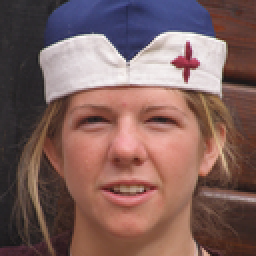
#> input picture Scripts/Combined/dataset/031/00342.png, 128 x 128 px, given in place of 031, which was not available (shown 2 times larger)
$ python -i training.py   (imports and definitions only)
#> lines starting #> are read from the running program, lines starting #| are printed output that depends on the picture
import cv2
import numpy as np
from PIL import Image
import os


def train():
    # Path for face image database
    path = '/home/pi/Scripts/facial_recognition/dataset'

    recognizer = cv2.face.LBPHFaceRecognizer_create()

    detector = cv2.CascadeClassifier("haarcascade_frontalface_default.xml");

    # function to get the images and label data
    def getImagesAndLabels(path):

        imagePaths = [os.path.join(path, f) for f in os.listdir(path)]
        faceSamples = []
        ids = []

        for imagePath in imagePaths:

            PIL_img = Image.open(imagePath).convert('L')  # convert it to grayscale
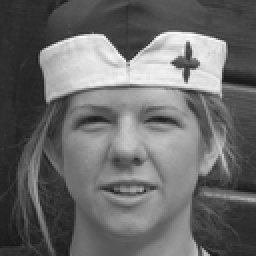
#> PIL_img: PIL image 128x128 L (shown 2 times larger); min 23, max 254, mean 106.2
            img_numpy = np.array(PIL_img, 'uint8')

#> (the run stopped early here; a loop or call above may not have finished)

$ run again, on Scripts/Combined/dataset/Bryan/image_192.jpg
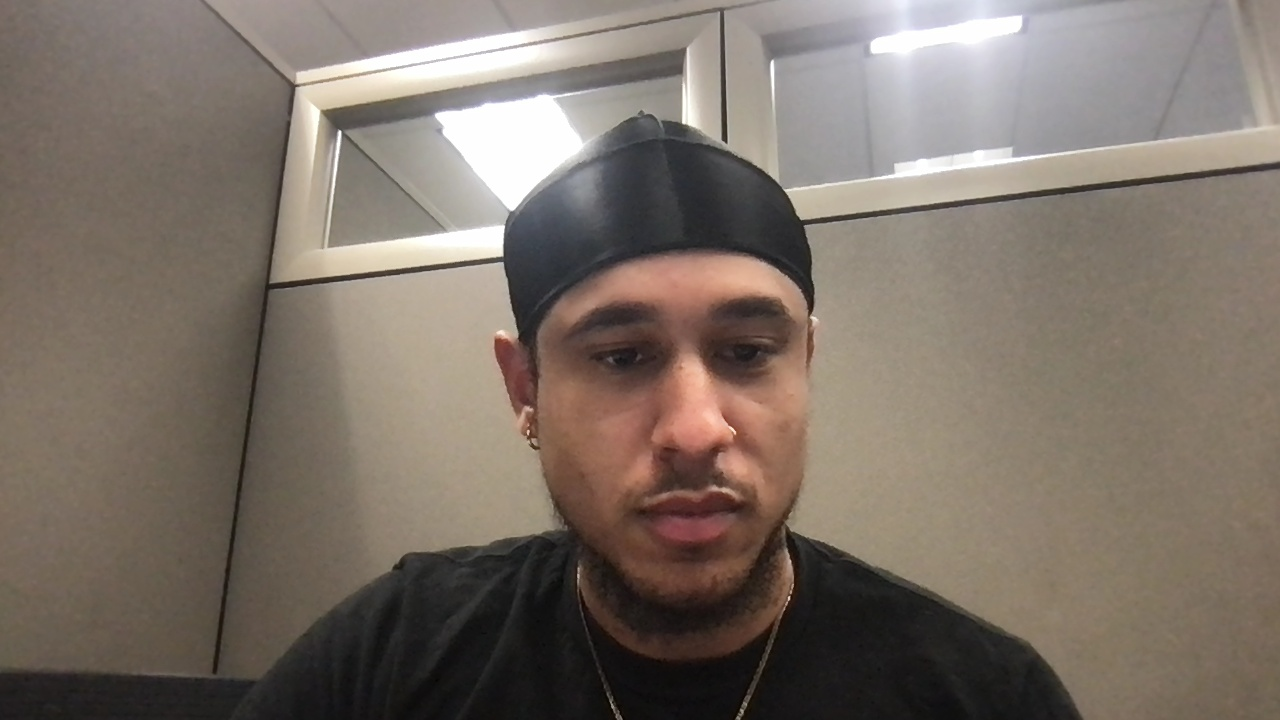
#> input picture Scripts/Combined/dataset/Bryan/image_192.jpg, 1280 x 720 px, given in place of 031, which was not available
#> in getImagesAndLabels, `PIL_img = Image.open(imagePath).convert('L')`:
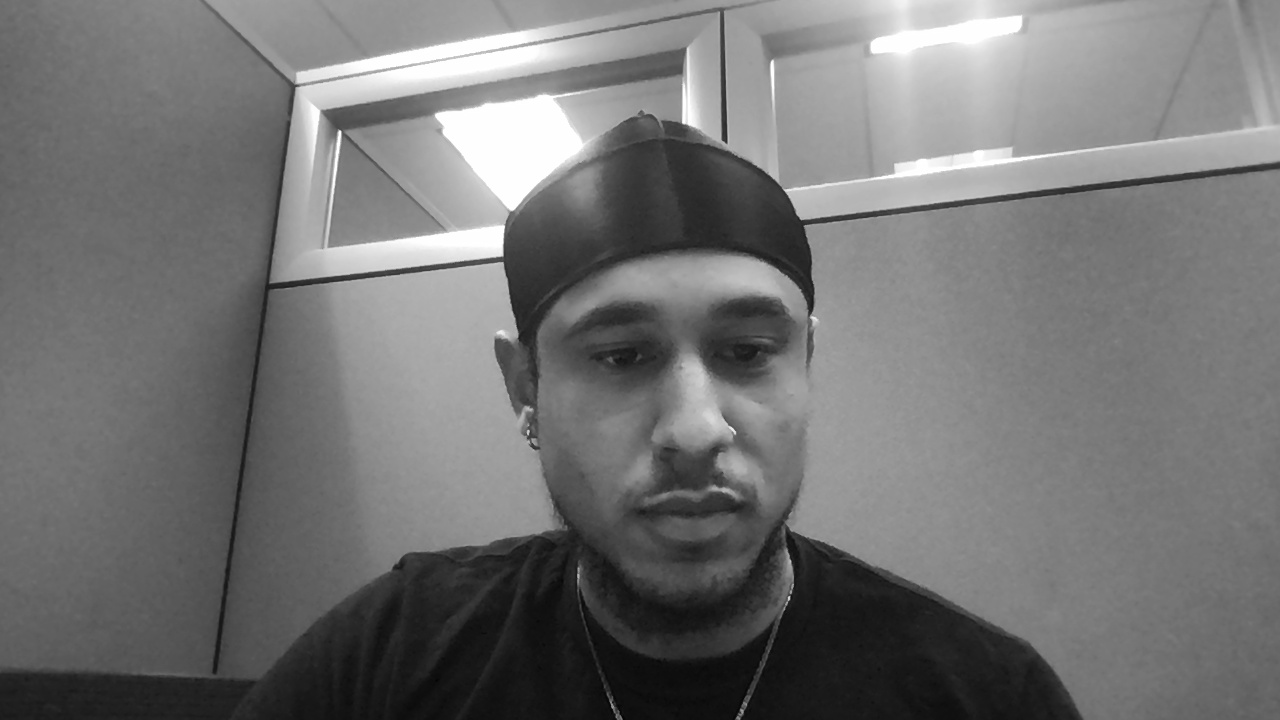
#> PIL_img: PIL image 1280x720 L; min 3, max 255, mean 115.5

$ run again, on Scripts/Combined/dataset/Enisha/image_23.jpg
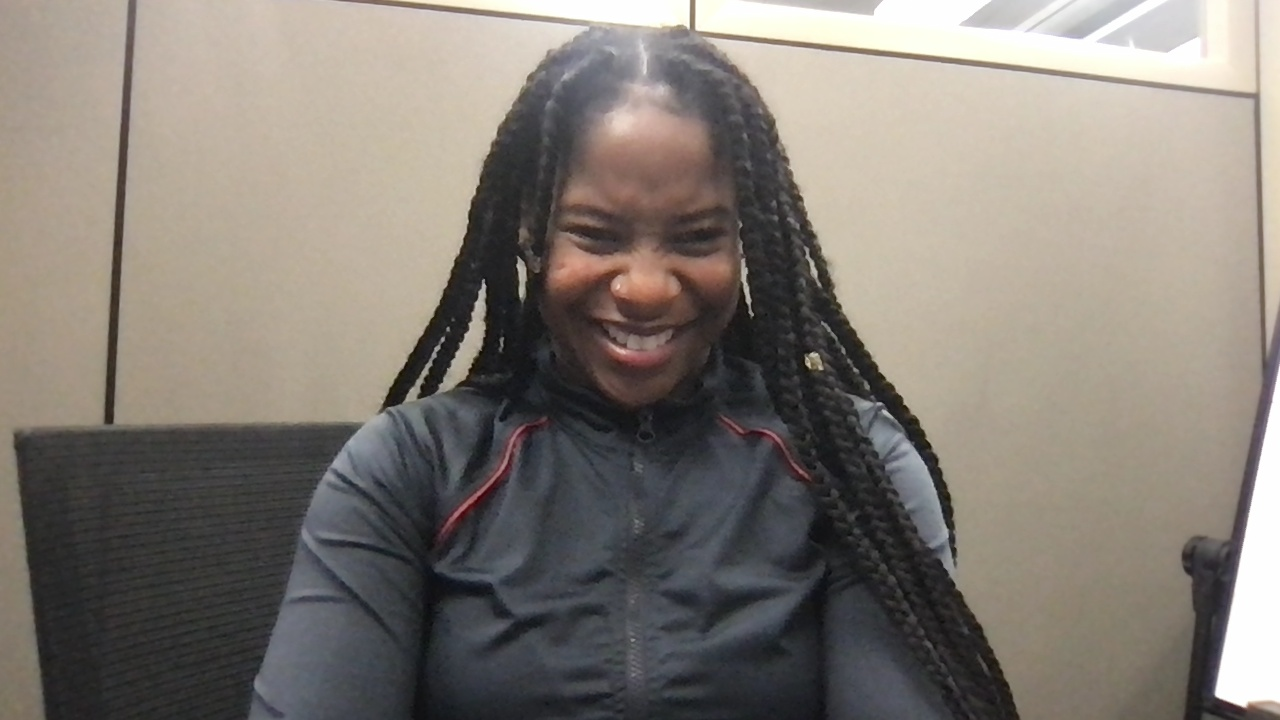
#> input picture Scripts/Combined/dataset/Enisha/image_23.jpg, 1280 x 720 px, given in place of 031, which was not available
#> in getImagesAndLabels, `PIL_img = Image.open(imagePath).convert('L')`:
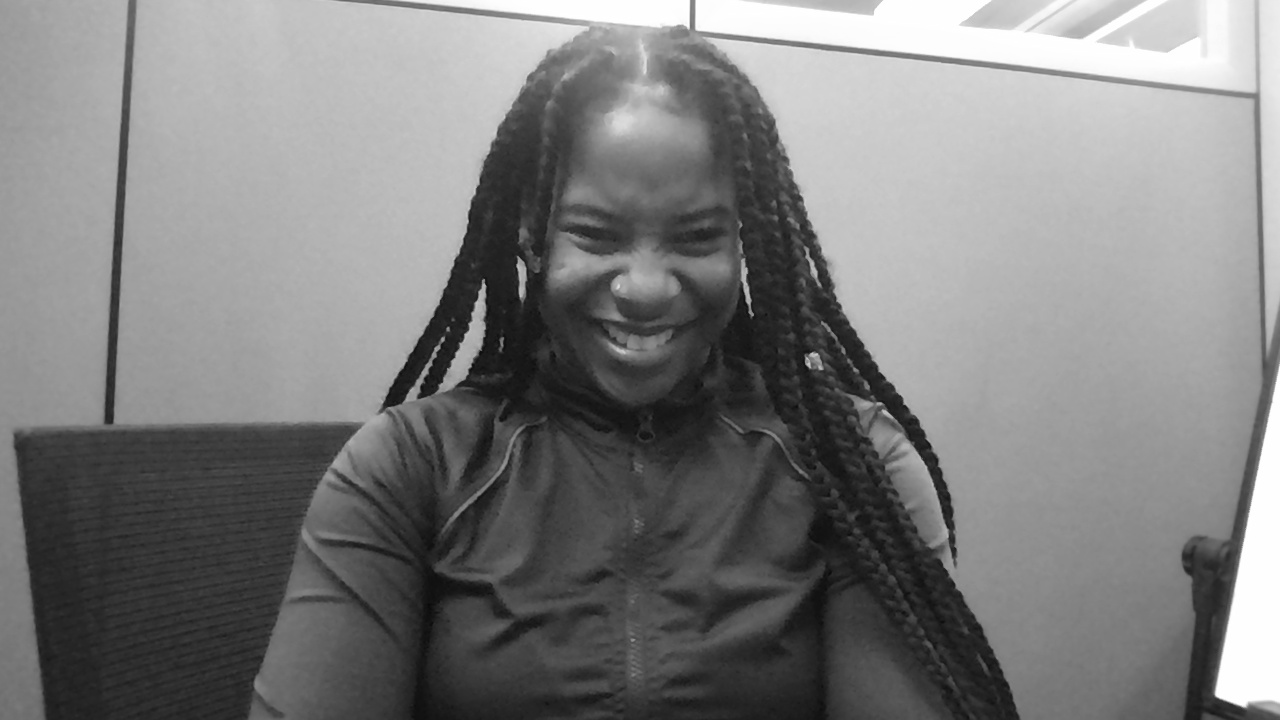
#> PIL_img: PIL image 1280x720 L; min 9, max 255, mean 125.6
